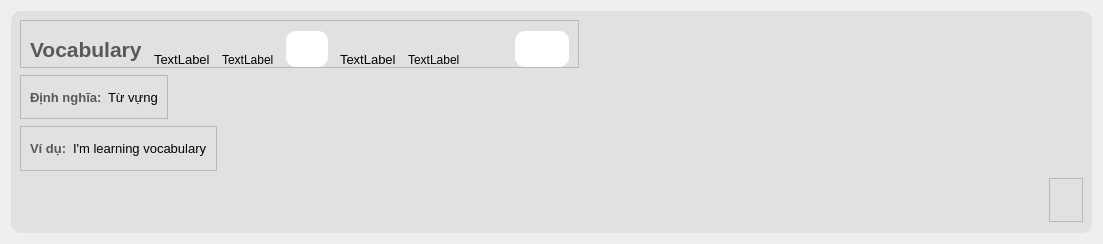
<?xml version="1.0" encoding="UTF-8"?>
<ui version="4.0">
 <class>VocabCardWidget</class>
 <widget class="QWidget" name="VocabCardWidget">
  <property name="geometry">
   <rect>
    <x>0</x>
    <y>0</y>
    <width>1103</width>
    <height>244</height>
   </rect>
  </property>
  <property name="windowTitle">
   <string>Form</string>
  </property>
  <property name="styleSheet">
   <string notr="true">#frame_detail_word{
background-color: rgb(225, 225, 225);
border-radius: 10px;
}</string>
  </property>
  <layout class="QVBoxLayout" name="verticalLayout">
   <item>
    <widget class="QFrame" name="frame_detail_word">
     <property name="styleSheet">
      <string notr="true"/>
     </property>
     <property name="frameShape">
      <enum>QFrame::StyledPanel</enum>
     </property>
     <property name="frameShadow">
      <enum>QFrame::Raised</enum>
     </property>
     <layout class="QVBoxLayout" name="verticalLayout_18">
      <property name="spacing">
       <number>7</number>
      </property>
      <property name="bottomMargin">
       <number>11</number>
      </property>
      <item alignment="Qt::AlignLeft">
       <widget class="QFrame" name="frame_27">
        <property name="styleSheet">
         <string notr="true">background-color:none;</string>
        </property>
        <property name="frameShape">
         <enum>QFrame::StyledPanel</enum>
        </property>
        <property name="frameShadow">
         <enum>QFrame::Raised</enum>
        </property>
        <layout class="QHBoxLayout" name="horizontalLayout">
         <property name="spacing">
          <number>12</number>
         </property>
         <property name="topMargin">
          <number>10</number>
         </property>
         <property name="bottomMargin">
          <number>0</number>
         </property>
         <item>
          <widget class="QLabel" name="vocabulary">
           <property name="font">
            <font>
             <pointsize>16</pointsize>
             <weight>75</weight>
             <bold>true</bold>
            </font>
           </property>
           <property name="styleSheet">
            <string notr="true">color: rgb(88, 88, 88);</string>
           </property>
           <property name="text">
            <string>Vocabulary</string>
           </property>
          </widget>
         </item>
         <item>
          <widget class="QLabel" name="region_UK">
           <property name="font">
            <font>
             <pointsize>10</pointsize>
            </font>
           </property>
           <property name="text">
            <string>TextLabel</string>
           </property>
           <property name="alignment">
            <set>Qt::AlignBottom|Qt::AlignLeading|Qt::AlignLeft</set>
           </property>
          </widget>
         </item>
         <item>
          <widget class="QLabel" name="phonetic_UK">
           <property name="font">
            <font>
             <pointsize>9</pointsize>
            </font>
           </property>
           <property name="text">
            <string>TextLabel</string>
           </property>
           <property name="alignment">
            <set>Qt::AlignBottom|Qt::AlignLeading|Qt::AlignLeft</set>
           </property>
          </widget>
         </item>
         <item>
          <widget class="QFrame" name="frame_5">
           <property name="minimumSize">
            <size>
             <width>0</width>
             <height>0</height>
            </size>
           </property>
           <property name="cursor">
            <cursorShape>PointingHandCursor</cursorShape>
           </property>
           <property name="styleSheet">
            <string notr="true">background-color: rgb(255, 255, 255);
border-radius: 10px;
</string>
           </property>
           <property name="frameShape">
            <enum>QFrame::StyledPanel</enum>
           </property>
           <property name="frameShadow">
            <enum>QFrame::Raised</enum>
           </property>
           <layout class="QHBoxLayout" name="horizontalLayout_10">
            <property name="leftMargin">
             <number>5</number>
            </property>
            <property name="topMargin">
             <number>5</number>
            </property>
            <property name="rightMargin">
             <number>5</number>
            </property>
            <property name="bottomMargin">
             <number>5</number>
            </property>
            <item>
             <widget class="QPushButton" name="playAudioBtn_UK">
              <property name="minimumSize">
               <size>
                <width>0</width>
                <height>0</height>
               </size>
              </property>
              <property name="styleSheet">
               <string notr="true">border: none;
</string>
              </property>
              <property name="text">
               <string/>
              </property>
              <property name="icon">
               <iconset>
                <normaloff>../icons/speaker-64.ico</normaloff>../icons/speaker-64.ico</iconset>
              </property>
              <property name="iconSize">
               <size>
                <width>30</width>
                <height>30</height>
               </size>
              </property>
             </widget>
            </item>
           </layout>
          </widget>
         </item>
         <item>
          <widget class="QLabel" name="region_US">
           <property name="font">
            <font>
             <pointsize>10</pointsize>
            </font>
           </property>
           <property name="text">
            <string>TextLabel</string>
           </property>
           <property name="alignment">
            <set>Qt::AlignBottom|Qt::AlignLeading|Qt::AlignLeft</set>
           </property>
          </widget>
         </item>
         <item>
          <widget class="QLabel" name="phonetic_US">
           <property name="font">
            <font>
             <pointsize>9</pointsize>
            </font>
           </property>
           <property name="text">
            <string>TextLabel</string>
           </property>
           <property name="alignment">
            <set>Qt::AlignBottom|Qt::AlignLeading|Qt::AlignLeft</set>
           </property>
          </widget>
         </item>
         <item>
          <widget class="QFrame" name="frame_4">
           <property name="minimumSize">
            <size>
             <width>0</width>
             <height>0</height>
            </size>
           </property>
           <property name="cursor">
            <cursorShape>PointingHandCursor</cursorShape>
           </property>
           <property name="styleSheet">
            <string notr="true">background-color: none;
border-radius: 10px;
</string>
           </property>
           <property name="frameShape">
            <enum>QFrame::StyledPanel</enum>
           </property>
           <property name="frameShadow">
            <enum>QFrame::Raised</enum>
           </property>
           <layout class="QHBoxLayout" name="horizontalLayout_8">
            <property name="leftMargin">
             <number>0</number>
            </property>
            <property name="topMargin">
             <number>0</number>
            </property>
            <property name="rightMargin">
             <number>0</number>
            </property>
            <property name="bottomMargin">
             <number>0</number>
            </property>
            <item>
             <widget class="QPushButton" name="playAudioBtn_US">
              <property name="minimumSize">
               <size>
                <width>0</width>
                <height>0</height>
               </size>
              </property>
              <property name="font">
               <font>
                <pointsize>8</pointsize>
               </font>
              </property>
              <property name="styleSheet">
               <string notr="true">border: none;
</string>
              </property>
              <property name="text">
               <string/>
              </property>
              <property name="icon">
               <iconset>
                <normaloff>../icons/speaker-64.ico</normaloff>../icons/speaker-64.ico</iconset>
              </property>
              <property name="iconSize">
               <size>
                <width>30</width>
                <height>30</height>
               </size>
              </property>
             </widget>
            </item>
           </layout>
          </widget>
         </item>
         <item>
          <widget class="QFrame" name="frame_3">
           <property name="minimumSize">
            <size>
             <width>45</width>
             <height>0</height>
            </size>
           </property>
           <property name="cursor">
            <cursorShape>PointingHandCursor</cursorShape>
           </property>
           <property name="styleSheet">
            <string notr="true">background-color: rgb(255, 255, 255);
border-radius: 10px;</string>
           </property>
           <property name="frameShape">
            <enum>QFrame::StyledPanel</enum>
           </property>
           <property name="frameShadow">
            <enum>QFrame::Raised</enum>
           </property>
           <layout class="QHBoxLayout" name="horizontalLayout_9">
            <property name="leftMargin">
             <number>11</number>
            </property>
            <property name="topMargin">
             <number>11</number>
            </property>
            <property name="rightMargin">
             <number>11</number>
            </property>
            <property name="bottomMargin">
             <number>11</number>
            </property>
            <item>
             <widget class="QPushButton" name="editBtn">
              <property name="text">
               <string/>
              </property>
              <property name="icon">
               <iconset>
                <normaloff>../icons/edit-11-64.ico</normaloff>../icons/edit-11-64.ico</iconset>
              </property>
              <property name="iconSize">
               <size>
                <width>20</width>
                <height>20</height>
               </size>
              </property>
             </widget>
            </item>
           </layout>
          </widget>
         </item>
        </layout>
       </widget>
      </item>
      <item alignment="Qt::AlignLeft">
       <widget class="QFrame" name="frame_25">
        <property name="font">
         <font>
          <pointsize>2</pointsize>
         </font>
        </property>
        <property name="styleSheet">
         <string notr="true">background-color:none;</string>
        </property>
        <property name="frameShape">
         <enum>QFrame::StyledPanel</enum>
        </property>
        <property name="frameShadow">
         <enum>QFrame::Raised</enum>
        </property>
        <layout class="QHBoxLayout" name="horizontalLayout_4">
         <item>
          <widget class="QLabel" name="label_11">
           <property name="font">
            <font>
             <pointsize>10</pointsize>
             <weight>75</weight>
             <bold>true</bold>
            </font>
           </property>
           <property name="styleSheet">
            <string notr="true">color: rgb(88, 88, 88);</string>
           </property>
           <property name="text">
            <string>Định nghĩa:</string>
           </property>
          </widget>
         </item>
         <item>
          <widget class="QLabel" name="define">
           <property name="font">
            <font>
             <pointsize>10</pointsize>
            </font>
           </property>
           <property name="text">
            <string>Từ vựng</string>
           </property>
          </widget>
         </item>
        </layout>
       </widget>
      </item>
      <item alignment="Qt::AlignLeft">
       <widget class="QFrame" name="frame_24">
        <property name="styleSheet">
         <string notr="true">background-color:none;</string>
        </property>
        <property name="frameShape">
         <enum>QFrame::StyledPanel</enum>
        </property>
        <property name="frameShadow">
         <enum>QFrame::Raised</enum>
        </property>
        <layout class="QHBoxLayout" name="horizontalLayout_3">
         <item>
          <widget class="QLabel" name="label_12">
           <property name="font">
            <font>
             <pointsize>10</pointsize>
             <weight>75</weight>
             <bold>true</bold>
            </font>
           </property>
           <property name="styleSheet">
            <string notr="true">color: rgb(88, 88, 88);</string>
           </property>
           <property name="text">
            <string>Ví dụ:</string>
           </property>
          </widget>
         </item>
         <item>
          <widget class="QLabel" name="example">
           <property name="font">
            <font>
             <pointsize>10</pointsize>
            </font>
           </property>
           <property name="text">
            <string>I'm learning vocabulary</string>
           </property>
          </widget>
         </item>
        </layout>
       </widget>
      </item>
      <item alignment="Qt::AlignRight">
       <widget class="QFrame" name="frame_23">
        <property name="styleSheet">
         <string notr="true">background-color:none;</string>
        </property>
        <property name="frameShape">
         <enum>QFrame::StyledPanel</enum>
        </property>
        <property name="frameShadow">
         <enum>QFrame::Raised</enum>
        </property>
        <layout class="QVBoxLayout" name="verticalLayout_2">
         <property name="leftMargin">
          <number>0</number>
         </property>
         <property name="topMargin">
          <number>0</number>
         </property>
         <property name="rightMargin">
          <number>0</number>
         </property>
         <property name="bottomMargin">
          <number>0</number>
         </property>
         <item>
          <widget class="QPushButton" name="deleteBtn">
           <property name="cursor">
            <cursorShape>PointingHandCursor</cursorShape>
           </property>
           <property name="styleSheet">
            <string notr="true">border: none</string>
           </property>
           <property name="text">
            <string/>
           </property>
           <property name="icon">
            <iconset>
             <normaloff>../icons/delete-64.ico</normaloff>../icons/delete-64.ico</iconset>
           </property>
           <property name="iconSize">
            <size>
             <width>25</width>
             <height>25</height>
            </size>
           </property>
          </widget>
         </item>
        </layout>
       </widget>
      </item>
     </layout>
    </widget>
   </item>
  </layout>
 </widget>
 <resources>
  <include location="../../resources/resources.qrc"/>
 </resources>
 <connections/>
</ui>
